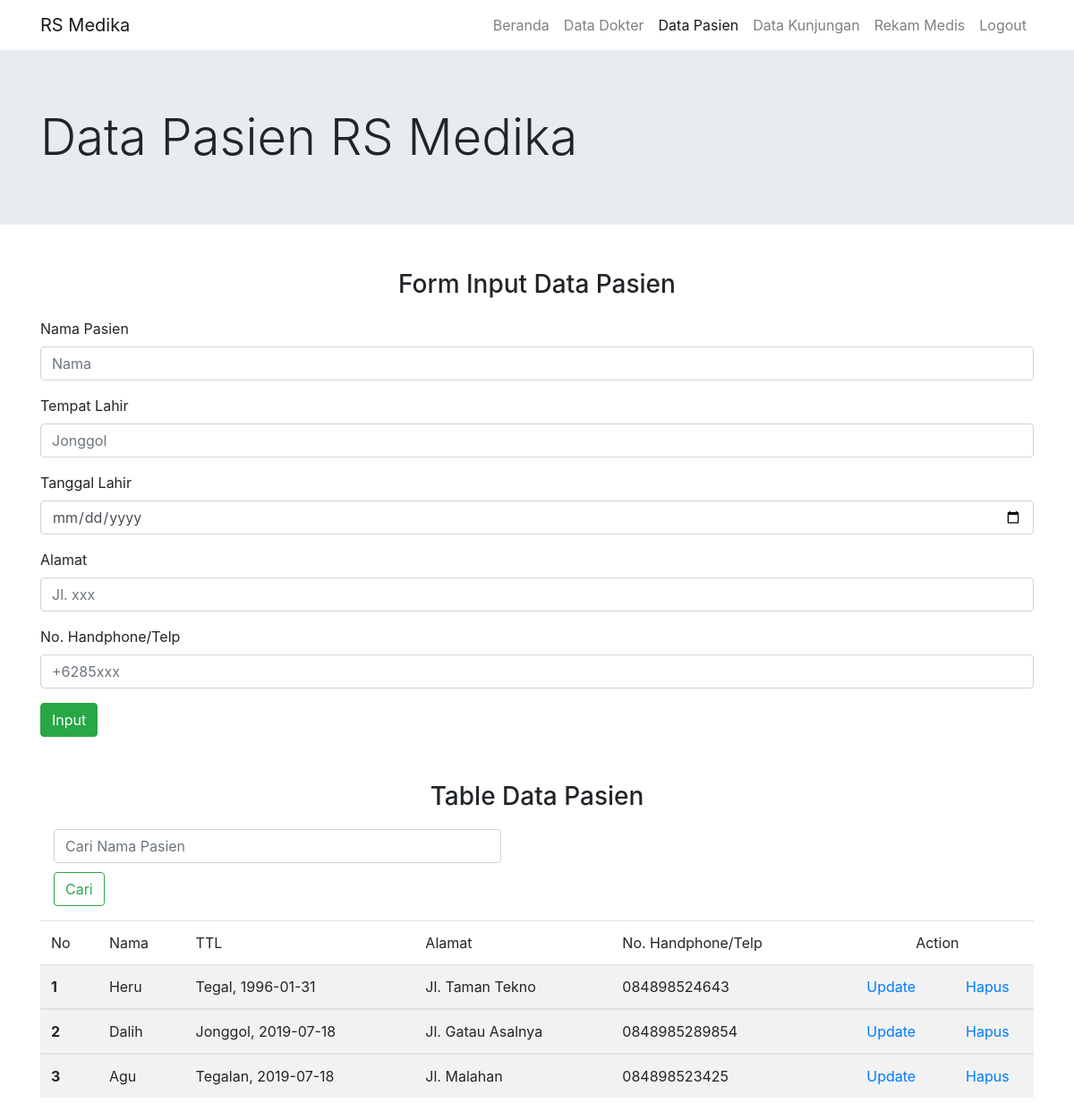
The page /module/data-pasien/list.php (signed in) on the database its author committed.
### tables this page shows
CREATE TABLE IF NOT EXISTS `data_pasien` (
  `kode_pasien` int(10) NOT NULL AUTO_INCREMENT,
  `nama_pasien` varchar(50) NOT NULL,
  `tempat_lahir` varchar(20) NOT NULL,
  `tanggal_lahir` date NOT NULL,
  `alamat` varchar(50) NOT NULL,
  `no_hp` varchar(50) NOT NULL,
  PRIMARY KEY (`kode_pasien`)
);

### module/data-pasien/list.php (the view, shortened to what this page needs)
<?php
	include '../../function/koneksi.php';
	$kode_pasien = isset($_GET['kode_pasien']) ? $_GET['kode_pasien'] : false;
	$nama_pasien ="";
	$tempat_lahir ="";
	$tanggal_lahir ="";
	$alamat ="";
	$no_hp ="";
	$button ="Input";
?>
<!DOCTYPE html>
<html>
	<head>
		<link href="<?php echo BASE_URL."bootstrap/css/bootstrap.min.css"; ?>" type="text/css" rel="stylesheet" />
		<link href="<?php echo BASE_URL."bootstrap/js/bootstrap.min.js"; ?>" type="text/css" rel="stylesheet" />
	</head>
	<body>
		<nav class="navbar nav-vector navbar-expand-lg navbar-light">
			<div class="container">
				<a href="#" class="navbar-brand">
					<span>RS Medika</span>
				</a>
				<div class="collapse navbar-collapse" id="navbarNavAltMarkup">
					<div class="navbar-nav ml-auto">
						<a href="<?= BASE_URL?>" class="nav-item nav-link">Beranda</a>
						<a href="<?php echo BASE_URL."module/data-dokter/list.php"; ?>" class="nav-item nav-link">Data Dokter</a>
						<a href="<?php echo BASE_URL."module/data-pasien/list.php"; ?>" class="nav-item nav-link active">Data Pasien<span class="sr-only">(current)</span></a>
						<a href="<?php echo BASE_URL."module/data-kunjungan/list.php"; ?>" class="nav-item nav-link">Data Kunjungan</a>
						<a href="<?php echo BASE_URL."module/rekam-medis/list.php"; ?>" class="nav-item nav-link">Rekam Medis</a>
						<a href="<?php echo BASE_URL."logout.php"; ?>" class="nav-item nav-link">Logout</a>
					</div>
				</div>
			</div>
		</nav>
		<div class="jumbotron jumbotron-fluid">
			<div class="container">
				<div class="row">
					<div class="col-lg display-4">
						<span>Data Pasien RS Medika</span><br>
					</div>
				</div>
			</div>
		</div>
		<div class="text-center">
			<h3 style="margin-top: 50px; margin-bottom: 20px;">Form Input Data Pasien</h3>
		</div>
			<div class="container">
		<form action="<?php echo BASE_URL."module/data-pasien/input.php?kode_pasien=$kode_pasien"; ?>" method="POST">
				<div class="form-group">
					<label>Nama Pasien</label>
					<input type="text" name="nama_pasien" class="form-control" placeholder="Nama" value="<?php echo($nama_pasien); ?>">
				</div>
				<div class="form-group">
					<label>Tempat Lahir</label>
					<input type="text" name="tempat_lahir" class="form-control" placeholder="Jonggol" value="<?php echo($tempat_lahir); ?>">
				</div>
				<div class="form-group">
					<label>Tanggal Lahir</label>
					<input type="date" name="tanggal_lahir" class="form-control" value="<?php echo($tanggal_lahir); ?>">
				</div>
				<div class="form-group">
					<label>Alamat</label>
					<input type="text" name="alamat" class="form-control" placeholder="Jl. xxx" value="<?php echo($alamat); ?>">
				</div>
				<div class="form-group">
					<label>No. Handphone/Telp</label>
					<input type="text" name="no_hp" class="form-control" placeholder="+6285xxx" value="<?php echo($no_hp); ?>">
				</div>
				<div class="form-group">
					<input type="submit" name="button" value="<?php echo($button); ?>" class="btn btn-success tombol ml-auto">
				</div>
		</form>
		<div class="text-center">
			<h3 style="margin-top: 50px; margin-bottom: 20px;">Table Data Pasien</h3>
		</div>
		<div class="container">
			<form class="form-group" method="GET" action="<?php echo BASE_URL."module/data-pasien/list.php"; ?>">
				<input type="search" name="cari" class="form-control" placeholder="Cari Nama Pasien" aria-label="Search" style="width: 500px;">
				<button class="btn btn-outline-success" type="submit" style="margin-top: 10px;">Cari</button>
			</form>
		</div>
		<table class="table table-striped">
			<thead>
				<tr>
					<td>No</td>
					<td>Nama</td>
					<td>TTL</td>
					<td>Alamat</td>
					<td>No. Handphone/Telp</td>
					<td colspan="2" align="center">Action</td>
				</tr>
			</thead>
			<?php
                if (isset($_GET['cari'])) {
                    $cari = $_GET['cari'];
                    $data = mysql_query("SELECT * FROM data_pasien WHERE nama_pasien LIKE '%".$cari."%'");
                }
                else {
                    $data = mysqli_query($koneksi, "SELECT * FROM data_pasien");
                }
                $no = 1;
                while ($d = mysqli_fetch_array($data)) {
                    echo "<tbody>
							<tr>
								<th scope='row'>".$no++."</th>
								<td>".$d['nama_pasien']."</td>
								<td>".$d['tempat_lahir'].", ".$d['tanggal_lahir']."</td>
								<td>".$d['alamat']."</td>
								<td>".$d['no_hp']."</td>
								<td align='center'><a href='".BASE_URL."module/data-pasien/list.php?kode_pasien=$d[kode_pasien]'>Update</a></td>
								<td align='center'><a href='".BASE_URL."module/data-pasien/hapus.php?kode_pasien=$d[kode_pasien]'>Hapus</a></td>
							</tr>
						</tbody>";
                }
            ?>
		</table>
			</div>
	</body>
</html>

### rows shown on the page
data_pasien: nama_pasien "Heru", tempat_lahir "Tegal", tanggal_lahir "1996-01-31", alamat "Jl. Taman Tekno", no_hp "084898524643"
data_pasien: nama_pasien "Dalih", tempat_lahir "Jonggol", tanggal_lahir "2019-07-18", alamat "Jl. Gatau Asalnya", no_hp "0848985289854"
data_pasien: nama_pasien "Agu", tempat_lahir "Tegalan", tanggal_lahir "2019-07-18", alamat "Jl. Malahan", no_hp "084898523425"
